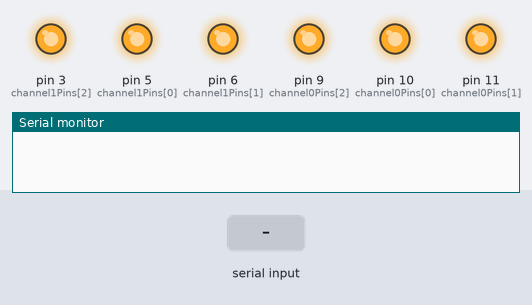
This sketch was run on a simulated Arduino Uno, built with avr-gcc and run on an emulated ATmega328P. Shown: output pins drawn as LEDs (lit = HIGH), the last lines printed to the serial monitor. Inputs (shaded band) come from the test bench.

Above: at 1.2 s.
1.3 s: "1" received over Serial
2.8 s: byte 37 (37) received over Serial
At 5.37 s:
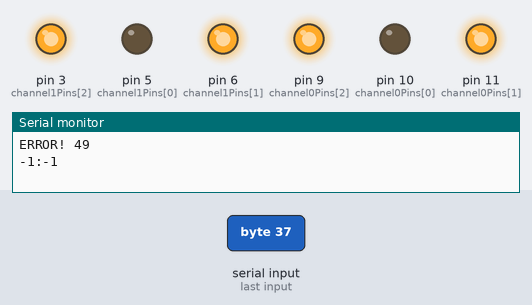
Timing chart, 0 to 11.8 s (numbered marks = the images above; inputs shaded):
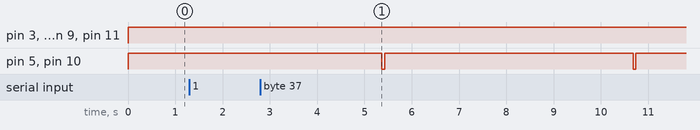

The sketch:

EFD.ino
```cpp
// An Extreeme feedback device for arduino, with two RGB channels of
// Feedback. Written by Jim Blackhurst - www.jimblackhurst.com

// the EFD looks for a packet to come in on the serial line with the
// format "%xy" for example "%001008"
// The packet always starts with a percent sign "%" (ascii byte 37)
// If it finds anything else it discards the data and flushes the buffer.
// If it does find a % then it reads the next two bytes as Channel and
// alert status.  As this is a two channel EFD, channel can only be 0 or 1
// Alert status can any value between 0 and 255.  No error checking is done
// to detect out of bounds values, the responsibility for this is on the
// sender.

// Currently this EFD is set up to inidicate the alert status set by
// an application that monitors the activity of the sun (often refered
// to as 'Space Weather'.

// alertStatus holds the alert level of the two different channels as
// determined by the data passed in via serial
int alertStatus[2] ={0,0};

// define the pins for each channel and initialise the arrays for
// holding the value written out to the pins.
int channel0Pins[] = {10,11,9};
int channel1Pins[] = {5,6,3};
int channel0PinValue[] = {0,0,0};
int channel1PinValue[] = {0,0,0};

// more global variable definitions
int tick0 = 0; // tick (sub frame) counter for channel 0
int tick1 = 0; // tick (sub frame) counter for channel 1
int frame0 = 0; // frame counter for channel 0
int frame1 = 0; // frame counter for channel 1
int frameLength0 = 100; // length of the frame (number of ticks per frame)
int frameLength1 = 100;
int numFrames0 = 0; // number of frames in the sequence
int numFrames1 = 0;
int nextFrame0 = 1;// the next frame in the sequence
int nextFrame1 = 1;

// The arrays holding the RGB looping colour sequences.
// you can specify an arbitary number of frames, probably a minimum of two.
// I've no idea what would happen if you only put one in.  the universe would bork probably.
// Each array element (frame) has four values.  the first three are RGB (0-255)
// the Fourth is the number of 'ticks' over which to transition from this frame to the next.
// you can use a tick value of '1' to instanly change to the next frame.  Useful for creating
// harsh flashes.

int noData[][4] = {{0,0,0,1},{0,0,0,10000},{0,0,0,1},{255,0,0,1},{255,0,0,100},{255,0,0,1}};
int normal[][4] = {{255,0,0,10000},{0,255,0,10000},{0,0,255,10000},{0,255,255,10000},{255,255,0,10000},{255,0,255,10000},{255,255,255,10000}};
int active[][4] = {{255,0,0,5000},{255,0,0,10000},{255,0,0,5000},{255,60,0,5000},{255,60,0,10000},{255,60,0,5000}};
int mClass[][4] = {{0,0,200,500},{0,0,200,5000},{0,0,200,500},{255,0,200,500},{255,0,200,5000},{255,0,200,500}};
int xClass[][4] = {{0,0,0,500},{0,0,0,5000},{0,0,0,500},{255,255,200,500},{255,255,200,5000},{255,255,200,500}};
int mega[][4]   = {{255,0,0,100},{0,255,0,100},{0,0,255,100},{0,255,255,100},{255,255,0,100},{255,0,255,100},{255,255,255,100}};

void setup()
{
  Serial.begin(9600); //open serial port
  pinMode(channel0Pins[0], OUTPUT); // define required pins as outputs
  pinMode(channel0Pins[1], OUTPUT);
  pinMode(channel0Pins[2], OUTPUT);
  pinMode(channel1Pins[0], OUTPUT);
  pinMode(channel1Pins[1], OUTPUT);
  pinMode(channel1Pins[2], OUTPUT);
}


void loop()
{
  // check to see if there is any data waiting for us in the serial buffer
  // if there is, parse it and update the alert status for that channel
  checkForData();

  // for each channel, create play an appropriate sequence for that channel's
  // alert status

  //Channel 0, gonna be most important obviously becuase http://youtu.be/b7qsaFrw_Z8
  switch (alertStatus[0])
  {
    case 0:
      // the alert function takes the name of the array holding the sequence,
      // the length of the array (which for some unknown reason needs to
      // be divided by eight to reflect the number of frames), and the
      // channel it needs to be renderd to
      alert0(noData,sizeof(noData)/8);
      break;
    case 1:
      alert0(normal,sizeof(normal)/8);
      break;
    case 2:
      alert0(active,sizeof(active)/8);
      break;
    case 3:
      alert0(mClass,sizeof(mClass)/8);
      break;
    case 4:
      alert0(xClass,sizeof(xClass)/8);
      break;
    case 5:
      alert0(mega,sizeof(mega)/8);
      break;
    default:
      alert0(noData,sizeof(noData)/8);
  }

  //Channel 1, http://youtu.be/Azeuyf4zeJk?hd=1 try not to overload it.
  switch (alertStatus[1])
  {
    case 0: alert1(noData,sizeof(noData)/8); break;
    case 1: alert1(normal,sizeof(normal)/8); break;
    case 2: alert1(active,sizeof(active)/8); break;
    case 3: alert1(mClass,sizeof(mClass)/8); break;
    case 4: alert1(xClass,sizeof(xClass)/8); break;
    case 5: alert1(mega,sizeof(mega)/8);     break;
    default: alert1(noData,sizeof(noData)/8);
  }

}
```

alert.ino
```cpp
// this function renders the current 'tick' (position between frames)

void alert0(int frames[][4], int num) // accept the sequence name and it's length
{
  // if we get to the last tick, move to the next frame
  if(tick0>frames[frame0][3])
   {
     tick0 = 0;
     frame0++;
     if (frame0>num-1) frame0 = 0; // if we are at the last frame, move back to the first
   }

   nextFrame0 = frame0+1; // nextFrame is the next frame in the sequence
   if (nextFrame0 > num-1) nextFrame0 = 0; // but it can also be the first one, if the current frame is the last

   // call the blend function with the current frame, next frame, our current position
   // in the transition (tick) and the number of ticks.  This will update the pin values
   blend(&frames[frame0][0],&frames[nextFrame0][0],tick0,frames[frame0][3], 0);

   // write the pin values out too the pins.  the "255-" allows us to use
   // common annode LEDs, remove this for common cathode, or individual LEDs
   analogWrite(channel0Pins[0],255-channel0PinValue[0]);
   analogWrite(channel0Pins[1],255-channel0PinValue[1]);
   analogWrite(channel0Pins[2],255-channel0PinValue[2]);

   tick0++; // move on please.
}


void alert1(int frames[][4], int num) // accept the sequence name and it's length
{
  // if we get to the last tick, move to the next frame
  if(tick1>frames[frame1][3])
   {
     tick1 = 0;
     frame1++;
     if (frame1>num-1) frame1 = 0; // if we are at the last frame, move back to the first
   }

   nextFrame1 = frame1+1; // nextFrame is the next frame in the sequence
   if (nextFrame1 > num-1) nextFrame1 = 0; // but it can also be the first one, if the current frame is the last

   // call the blend function with the current frame, next frame, our current position
   // in the transition (tick) and the number of ticks.  This will update the pin values
   blend(&frames[frame1][0],&frames[nextFrame1][0],tick1,frames[frame1][3], 1);

   // write the pin values out too the pins.  the "255-" allows us to use
   // common annode LEDs, remove this for common cathode, or individual LEDs
   analogWrite(channel1Pins[0],255-channel1PinValue[0]);
   analogWrite(channel1Pins[1],255-channel1PinValue[1]);
   analogWrite(channel1Pins[2],255-channel1PinValue[2]);

   tick1++; // move on please.
}


// this function does the blending between frames over a period of time based cutr up into ticks.
// it's based on some code from the arduino forums by 'SirPoonga' in this thread.
// http://www.arduino.cc/cgi-bin/yabb2/YaBB.pl?num=1279754605

void blend(int color_start[],int color_end[],int blend_level, int max_level, int channel)
{
    if (channel==0)
    {
	channel0PinValue[0] = (color_start[0] - (blend_level*((color_start[0]-(float)color_end[0])/max_level)));
	channel0PinValue[1] = (color_start[1] - (blend_level*((color_start[1]-(float)color_end[1])/max_level)));
	channel0PinValue[2] = (color_start[2] - (blend_level*((color_start[2]-(float)color_end[2])/max_level)));
    }
    if (channel==1)
    {
	channel1PinValue[0] = (color_start[0] - (blend_level*((color_start[0]-(float)color_end[0])/max_level)));
	channel1PinValue[1] = (color_start[1] - (blend_level*((color_start[1]-(float)color_end[1])/max_level)));
	channel1PinValue[2] = (color_start[2] - (blend_level*((color_start[2]-(float)color_end[2])/max_level)));
    }
}
```

data.ino
```cpp
// this function looks for data in the serial buffer and updates
// the alert status of each channel depending on what it finds

void checkForData()
{
    if (Serial.available()) // is there data waiting for us in the serial buffer?
    {
      // get incoming byte:
      int inByte = Serial.read();
      if (inByte==37) // 37 = '%' (is this the start of a valid packet)
      {
          delay(50); // just give us a momment here to make sure the next byte has arrived
          int channel = Serial.read(); // read it in and add this to a channel buffer
          delay(50); // wait another brief momment
          int val = Serial.read(); // read the next byte and put this in the Value buffer

          // wirte an acknowledgement back out to the serial port
          Serial.print(channel);
          Serial.print(":");
          Serial.println(val);

          // update the alert status of the channel held in 'channel' with the
          // value held in 'val'
          alertStatus[channel]=val;

      }
      else // or if the first byte we see is not a packet start inidicator
      {

        Serial.print("ERROR! "); // write an alert back to the serial port
        Serial.println(inByte); // along with the byte that was recived (for debug)
        Serial.flush(); // flush the serial buffer
      }
    }
}
```

Measured:
- by itself, pin 5 (channel1Pins[0]), pin 10 (channel0Pins[0]): alternates HIGH for 5.3 s and LOW for 0.06 s
